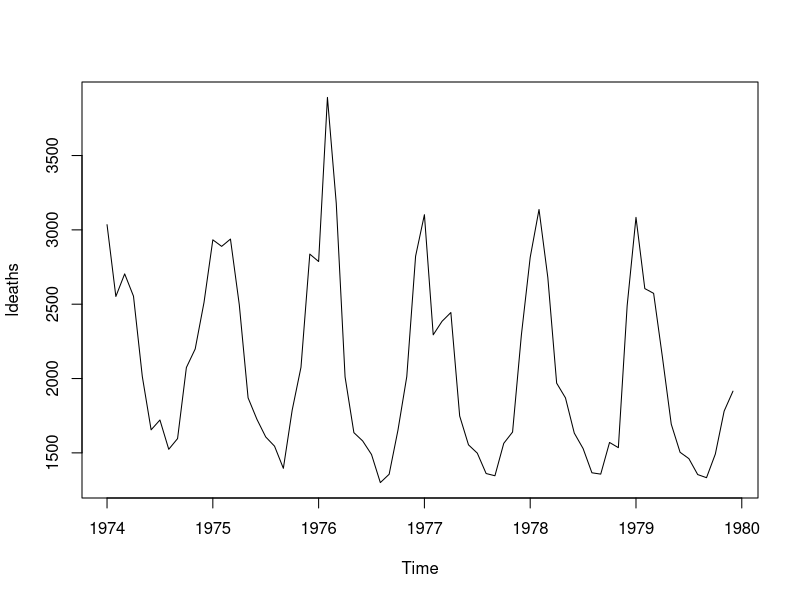
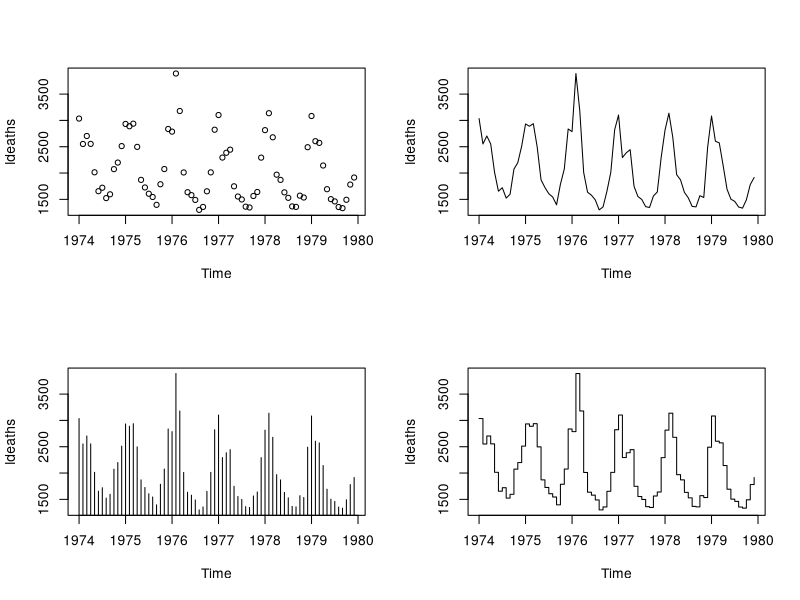
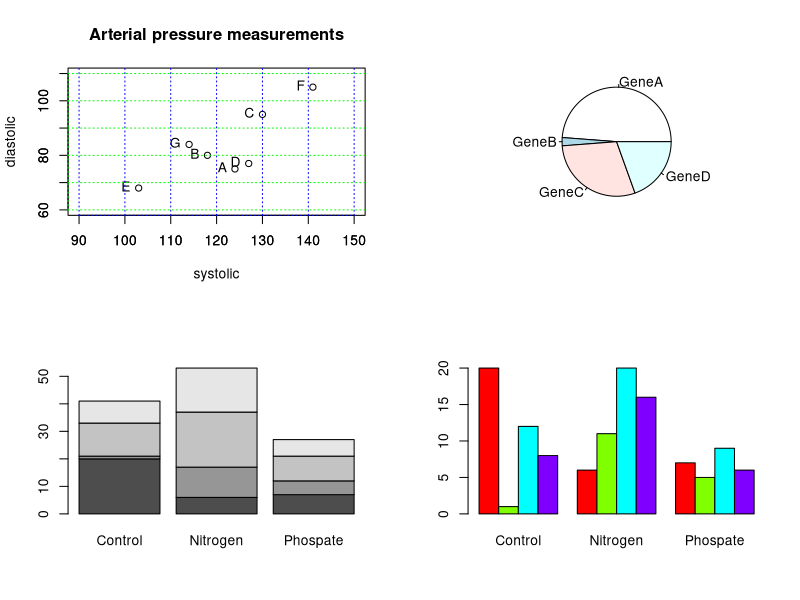
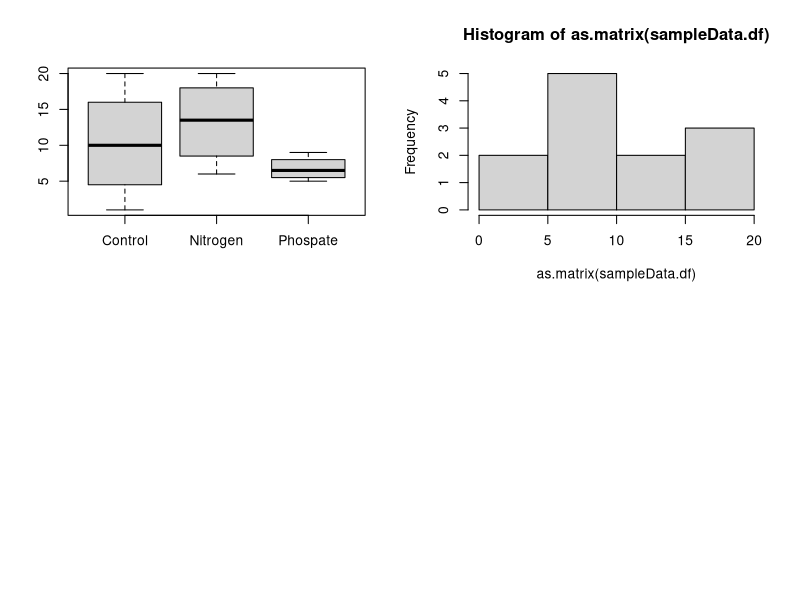

Write R code to recreate these figures, in order.
## ---- chunk 1
knitr::opts_chunk$set(echo = TRUE)
## ---- chunk 2
#open a new window
#windows() #on a pc
quartz() #on a mac
#current device
dev.cur()
## ---- chunk 3
#start pdf device
pdf()
#list of devices
dev.list()
## ---- chunk 4
#select a device
dev.set(3)
#end a device or close a file
dev.off()

## ---- chunk 5
plot(ldeaths)
## ---- chunk 6
par(mfrow = c(2,2))
plot(ldeaths, type="p")
plot(ldeaths, type="l")
plot(ldeaths, type="h")
plot(ldeaths, type="s")

## ---- chunk 7
plot(c(124,118,130,127,103,141,114),
      c(75,80,95,77,68,105,84), 
      xlab="systolic",
      ylab="diastolic", 
      xlim=c(90,150), 
      ylim=c(60,110)
      )

text(c(124,118,130,127,103,141,114),
     c(75,80,95,77,68,105,84),
     labels=c("A","B","C","D","E","F","G"), 
     pos=2)

title(main="Arterial pressure measurements")
axis(side=1, col="blue", tck=1, lty="dotted")
axis(side=2, col="green", tck=1, lty="dotted")

## ---- chunk 8
sampleData.df = data.frame(Control=sample(20,4),
                           Nitrogen=sample(20,4),
                           Phospate=sample(20,4))
rownames(sampleData.df)=c("GeneA","GeneB","GeneC", "GeneD")
pie(sampleData.df[,"Control"], labels = rownames(sampleData.df))
## ---- chunk 9
barplot(as.matrix(sampleData.df))
barplot(as.matrix(sampleData.df), beside = T, col = rainbow(4))
## ---- chunk 10
boxplot(sampleData.df)
## ---- chunk 11
hist(as.matrix(sampleData.df))
